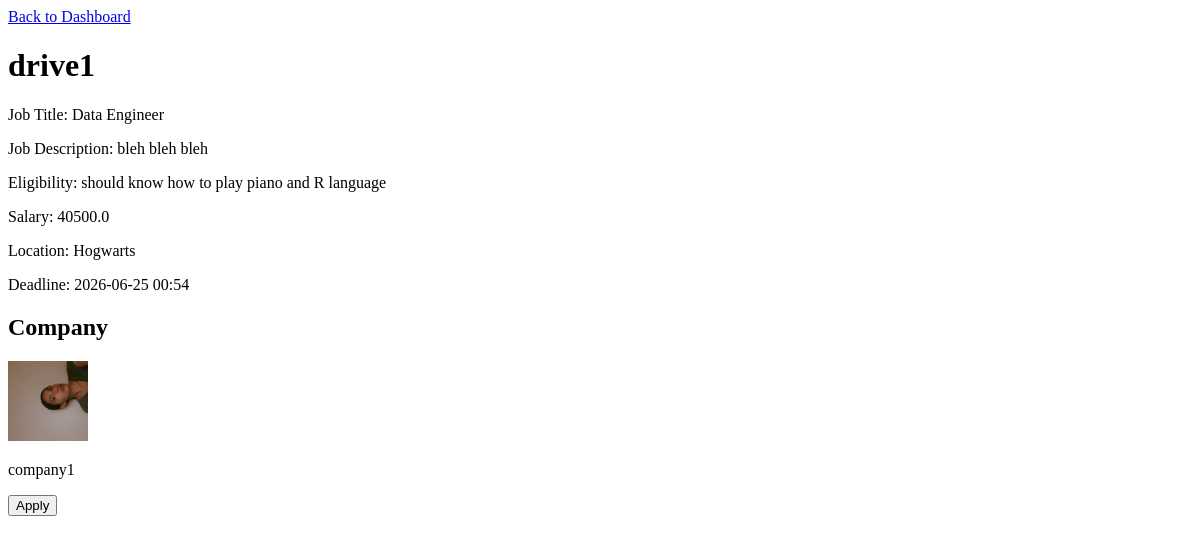
/student/drive/1 (signed in), run on an earlier commit of the app's database.
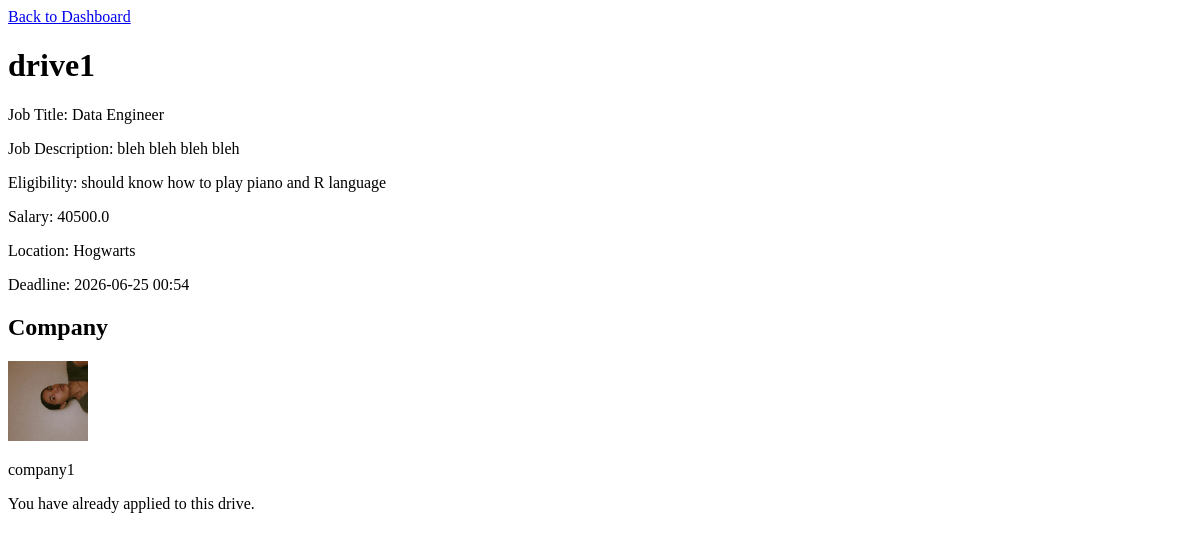
And on a later commit of the database.
### models.py (models this page shows)
class PlacementDrive(db.Model):
    __tablename__ = 'placement_drives'
    drive_id = db.Column(db.Integer, primary_key=True)
    company_id = db.Column(db.Integer, db.ForeignKey('companies.company_id'))
    drive_name = db.Column(db.String(100), nullable=False)
    job_title = db.Column(db.String(100), nullable=False)
    job_description = db.Column(db.Text, nullable=False)
    eligibility_criteria = db.Column(db.Text, nullable=False)
    salary = db.Column(db.Float, nullable=False)
    location = db.Column(db.String(150), nullable=False)
    deadline = db.Column(db.DateTime, nullable=False)
    create_time = db.Column(db.DateTime, default=db.func.current_timestamp())
    status = db.Column(db.Boolean, default=False) #pending, complete
    company = db.relationship('Company', backref='drives')

### routes/student.py (the view)
@student.route('/drive/<int:drive_id>')
def drive_view(drive_id):
    drive       = PlacementDrive.query.get_or_404(drive_id)
    company     = Company.query.get_or_404(drive.company_id)
    student_obj = Student.query.filter_by(user_id=session.get('user_id')).first_or_404()
    if company.logo:
        company.logo = company.logo.replace('\\', '/')
    applied = Application.query.filter_by(
        student_id = student_obj.student_id,
        drive_id   = drive_id
    ).first() is not None
    return render_template('student/drive_information.html',
        drive   = drive,
        company = company,
        applied = applied,
    )

### templates/student/drive_information.html (shortened to what this page needs)
<!DOCTYPE html>
<html lang="en">
<head>
</head>
<body>
  <a href="{{ url_for('student.dashboard') }}">Back to Dashboard</a>
  <h1>{{ drive.drive_name }}</h1>
  <p>Job Title: {{ drive.job_title }}</p>
  <p>Job Description: {{ drive.job_description }}</p>
  <p>Eligibility: {{ drive.eligibility_criteria }}</p>
  <p>Salary: {{ drive.salary }}</p>
  <p>Location: {{ drive.location }}</p>
  <p>Deadline: {{ drive.deadline.strftime('%Y-%m-%d %H:%M') }}</p>
  <h2>Company</h2>
  {% if company.logo %}
    <img src="{{ url_for('static', filename=company.logo.replace('static/', '').replace('\\', '/')) }}" alt="Logo" width="80">
  {% endif %}
  <p>{{ company.company_name }}</p>
  {% if not applied %}
    {% if not drive.status %}
      <form method="POST" action="{{ url_for('student.apply_drive', drive_id=drive.drive_id) }}">
        <button type="submit">Apply</button>
      </form>
    {% else %}
      <p>This drive is closed.</p>
    {% endif %}
  {% else %}
    <p>You have already applied to this drive.</p>
  {% endif %}
</body>
</html>

What changed in the data, as far as the page shows it:
changed PlacementDrive "drive1": job_description "bleh bleh bleh" → "bleh bleh bleh bleh"; status False → True (drawn)
Also different on the page:
text no longer shown: "Apply"
text now shown: "You have already applied to this drive."
